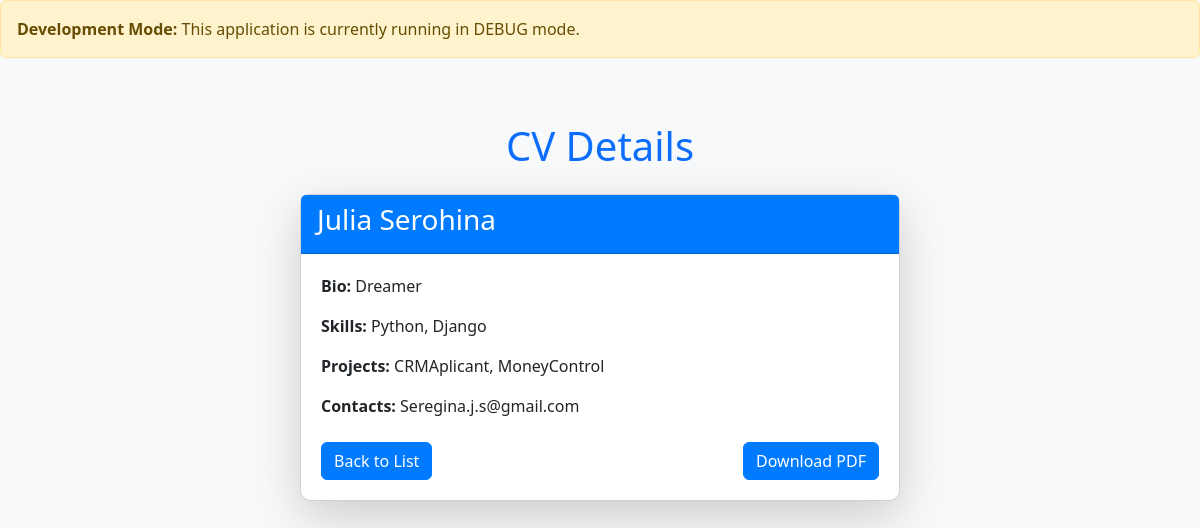
Page /main/1/ on the committed database.
### main/models.py (models this page shows, shortened)
class CV(models.Model):
    first_name = models.CharField(max_length=50)
    last_name = models.CharField(max_length=50)
    bio = models.TextField(blank=True)
    skills = models.TextField(help_text="List your skills separated by commas", blank=True)
    projects = models.TextField(help_text="Describe your projects", blank=True)
    contacts = models.TextField(help_text="Provide your contact information", blank=True)

### main/views.py (the view)
# urls.py: path('<int:cv_id>/', main.views.cv_details, name='cv_details'),
def cv_details(request, cv_id):
    cv = CV.objects.get(id=cv_id)
    return render(request, 'cv_details.html', {"cv": cv})

### main/context_processors.py (called while the page is built)
def settings_context(request):
    return {
        'settings': {
            'DEBUG': settings.DEBUG,
            'LANGUAGE_CODE': settings.LANGUAGE_CODE,
            'TIME_ZONE': settings.TIME_ZONE,
        }
    }

### templates/cv_details.html (shortened to what this page needs)
<!DOCTYPE html>
<html lang="en">
<head>
    <link href="https://cdn.jsdelivr.net/npm/bootstrap@5.3.3/dist/css/bootstrap.min.css" rel="stylesheet" />
</head>
<body>
        {% if settings.DEBUG %}
        <div class="debug-info alert alert-warning">
            <strong>Development Mode:</strong> This application is currently running in DEBUG mode.
        </div>
        {% endif %}
    <div class="container py-5">
        <h1 class="mb-4 text-center text-primary">CV Details</h1>
        <div class="card shadow-lg">
            <div class="card-header">
                <h3>{{ cv.first_name }} {{ cv.last_name }}</h3>
            </div>
            <div class="card-body">
                <p><strong>Bio:</strong> {{ cv.bio }}</p>
                <p><strong>Skills:</strong> {{ cv.skills }}</p>
                <p><strong>Projects:</strong> {{ cv.projects }}</p>
                <p><strong>Contacts:</strong> {{ cv.contacts }}</p>
                <div class="d-flex justify-content-between mt-4">
                    <a href="{% url 'main_page' %}" class="btn btn-primary">Back to List</a>
                    <a href="{% url 'cv_pdf_download' cv.id %}" class="btn btn-primary">Download PDF</a>
                </div>
            </div>
        </div>
    </div>
</body>
</html>

### templates/cv_details.html (style rules this page uses)
body { background-color: #f8f9fa; }
.card { border-radius: 10px; max-width: 600px; margin: 0 auto; }
.card-header { background-color: #007bff; color: white; font-weight: bold; }
.card-body { padding: 20px; }
.btn-primary { background-color: #007bff; border-color: #007bff; }

### rows in the picture
CV: first_name "Julia", last_name "Serohina", bio "Dreamer", skills "Python, Django", projects "CRMAplicant, MoneyControl", contacts "Seregina.j.s@gmail.com"
